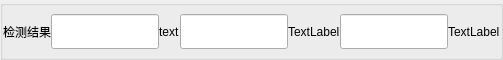
         <widget class="QGroupBox" name="groupBox_9">
          <property name="sizePolicy">
           <sizepolicy hsizetype="Preferred" vsizetype="Expanding">
            <horstretch>0</horstretch>
            <verstretch>0</verstretch>
           </sizepolicy>
          </property>
          <property name="maximumSize">
           <size>
            <width>16777215</width>
            <height>60</height>
           </size>
          </property>
          <layout class="QVBoxLayout" name="verticalLayout_22">
           <property name="spacing">
            <number>0</number>
           </property>
           <property name="leftMargin">
            <number>0</number>
           </property>
           <property name="topMargin">
            <number>0</number>
           </property>
           <property name="rightMargin">
            <number>0</number>
           </property>
           <property name="bottomMargin">
            <number>0</number>
           </property>
           <item>
            <layout class="QHBoxLayout" name="horizontalLayout_14">
             <item>
              <widget class="QLabel" name="label_10">
               <property name="text">
                <string>检测结果</string>
               </property>
              </widget>
             </item>
             <item>
              <widget class="QLineEdit" name="degreeLineEdit">
               <property name="sizePolicy">
                <sizepolicy hsizetype="Expanding" vsizetype="Expanding">
                 <horstretch>0</horstretch>
                 <verstretch>0</verstretch>
                </sizepolicy>
               </property>
               <property name="minimumSize">
                <size>
                 <width>0</width>
                 <height>21</height>
                </size>
               </property>
               <property name="maximumSize">
                <size>
                 <width>16777215</width>
                 <height>35</height>
                </size>
               </property>
               <property name="text">
                <string/>
               </property>
              </widget>
             </item>
             <item>
              <widget class="QLabel" name="degreeLabel">
               <property name="text">
                <string>text</string>
               </property>
              </widget>
             </item>
             <item>
              <widget class="QLineEdit" name="minuteLineEdit">
               <property name="sizePolicy">
                <sizepolicy hsizetype="Expanding" vsizetype="Expanding">
                 <horstretch>0</horstretch>
                 <verstretch>0</verstretch>
                </sizepolicy>
               </property>
               <property name="minimumSize">
                <size>
                 <width>0</width>
                 <height>21</height>
                </size>
               </property>
               <property name="maximumSize">
                <size>
                 <width>16777215</width>
                 <height>35</height>
                </size>
               </property>
               <property name="text">
                <string/>
               </property>
              </widget>
             </item>
             <item>
              <widget class="QLabel" name="minuteLabel">
               <property name="text">
                <string>TextLabel</string>
               </property>
              </widget>
             </item>
             <item>
              <widget class="QLineEdit" name="resultLineEdit_4">
               <property name="sizePolicy">
                <sizepolicy hsizetype="Preferred" vsizetype="Expanding">
                 <horstretch>0</horstretch>
                 <verstretch>0</verstretch>
                </sizepolicy>
               </property>
               <property name="minimumSize">
                <size>
                 <width>0</width>
                 <height>21</height>
                </size>
               </property>
               <property name="maximumSize">
                <size>
                 <width>16777215</width>
                 <height>35</height>
                </size>
               </property>
              </widget>
             </item>
             <item>
              <widget class="QLabel" name="resultUnitLabel">
               <property name="text">
                <string>TextLabel</string>
               </property>
              </widget>
             </item>
            </layout>
           </item>
          </layout>
         </widget>
